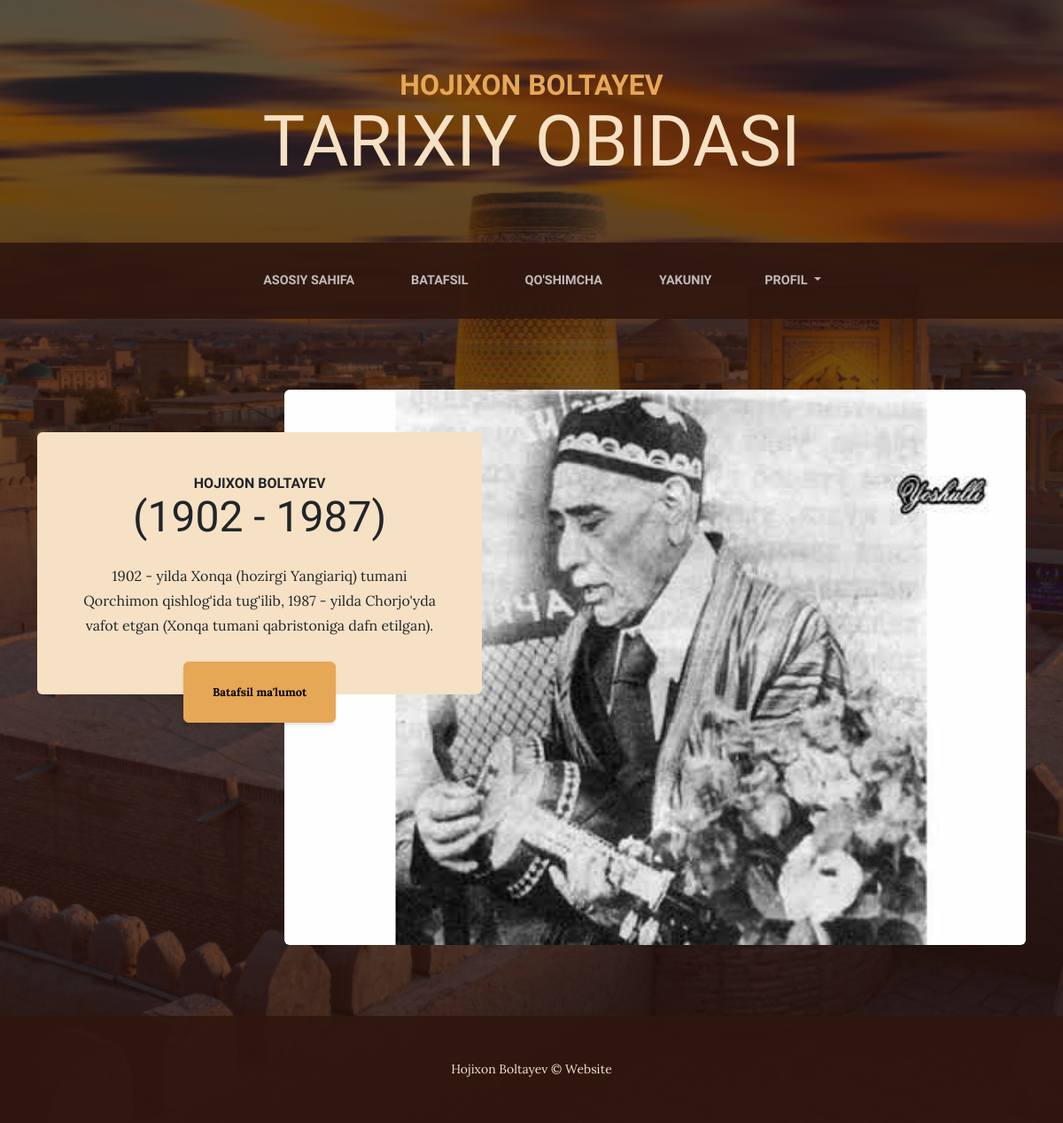
The page / on the database its author committed.
### main/models.py (models this page shows, shortened)
class Site(models.Model):
    title = models.CharField(max_length=100, verbose_name='nomi')
    icon = models.ImageField(upload_to='images/', verbose_name='belgisi')
    name = models.CharField(verbose_name='ismi', max_length=100)
    description = models.CharField(verbose_name='qisqacha', max_length=100)
    page1 = models.CharField(max_length=100, verbose_name='1-sahifa')
    page2 = models.CharField(max_length=100, verbose_name='2-sahifa')
    page3 = models.CharField(max_length=100, verbose_name='3-sahifa')
    page4 = models.CharField(max_length=100, verbose_name='4-sahifa')
    permission = models.CharField(max_length=200, verbose_name='izoh qoldirish uchun')
    class Meta:
        verbose_name = "Web sayt"
        verbose_name_plural = "Web sayt"

class Index(models.Model):
    name = models.CharField(verbose_name='ismi', max_length=100)
    year = models.CharField(verbose_name='yili', max_length=100)
    info = models.TextField(verbose_name="ma'lumot")
    image = models.ImageField(verbose_name='rasm', upload_to='images/')
    class Meta:
        verbose_name = '1-sahifa'
        verbose_name_plural = '1-sahifa'

### main/views.py (the view)
# urls.py: path('', IndexView, name='index'),
def IndexView(request):
    biography = Index.objects.first()
    site = Site.objects.first()
    return render(request, 'index.html', {'biography': biography, 'site': site})

### templates/index.html (shortened to what this page needs)
{% load static %}
<!DOCTYPE html>
<html lang="en">
    <head>
        <link href="{% static 'style.css' %}" rel="stylesheet" />
    </head>
    <body>
        <header>
            <h1 class="site-heading text-center text-faded d-none d-lg-block">
                <span class="site-heading-upper text-primary mb-3">{{ site.name }}</span>
                <span class="site-heading-lower">{{ site.description }}</span>
            </h1>
        </header>
        <nav class="navbar navbar-expand-lg navbar-dark py-lg-4" id="mainNav">
            <div class="container">
                <div class="collapse navbar-collapse" id="navbarSupportedContent">
                    <ul class="navbar-nav mx-auto">
                        <li class="nav-item px-lg-4"><a class="nav-link text-uppercase" href="{% url 'index' %}">{{ site.page1 }}</a></li>
                        <li class="nav-item px-lg-4"><a class="nav-link text-uppercase" href="{% url 'about' %}">{{ site.page2 }}</a></li>
                        <li class="nav-item px-lg-4"><a class="nav-link text-uppercase" href="{% url 'products' %}">{{ site.page3 }}</a></li>
                        <li class="nav-item px-lg-4"><a class="nav-link text-uppercase" href="{% url 'store' %}">{{ site.page4 }}</a></li>
                        <li style="margin-left: 20px;" class="nav-item dropdown">
                            <a class="nav-link dropdown-toggle" href="#" id="navbarDropdown" role="button" data-bs-toggle="dropdown" aria-expanded="false">
                                PROFIL
                            </a>
                        </li>
                    </ul>
                </div>
            </div>
        </nav>
        <section class="page-section clearfix">
            <div class="container">
                <div class="intro">
                    <img class="intro-img img-fluid mb-3 mb-lg-0 rounded" src="{{ biography.image.url }}" alt="..." />
                    <div class="intro-text left-0 text-center bg-faded p-5 rounded">
                        <h2 class="section-heading mb-4">
                            <span class="section-heading-upper">{{ biography.name }}</span>
                            <span class="section-heading-lower">{{ biography.year }}</span>
                        </h2>
                        <p class="mb-3">{{ biography.info }}</p>
                        <div class="intro-button mx-auto"><a class="btn btn-primary btn-xl" href="{% url 'about' %}">Batafsil ma'lumot</a></div>
                    </div>
                </div>
            </div>
        </section>
        <footer class="footer text-faded text-center py-5">
            <div class="container"><p class="m-0 small">{{ site.title }} &copy; Website</p></div>
        </footer>
    </body>
</html>

### rows shown on the page
Site: name "HOJIXON BOLTAYEV", description "TARIXIY OBIDASI", page1 "ASOSIY SAHIFA", page2 "BATAFSIL", page3 "QO'SHIMCHA", page4 "YAKUNIY", title "Hojixon Boltayev"
Index: image (picture), name "HOJIXON BOLTAYEV", year "(1902 - 1987)", info "1902 - yilda Xonqa (hozirgi Yangiariq) tumani Qorchimon qishlog'ida tug'ilib, 1987 - yilda Chorjo'yda vafot etgan (Xonqa tumani qabristoniga dafn etilgan)."
